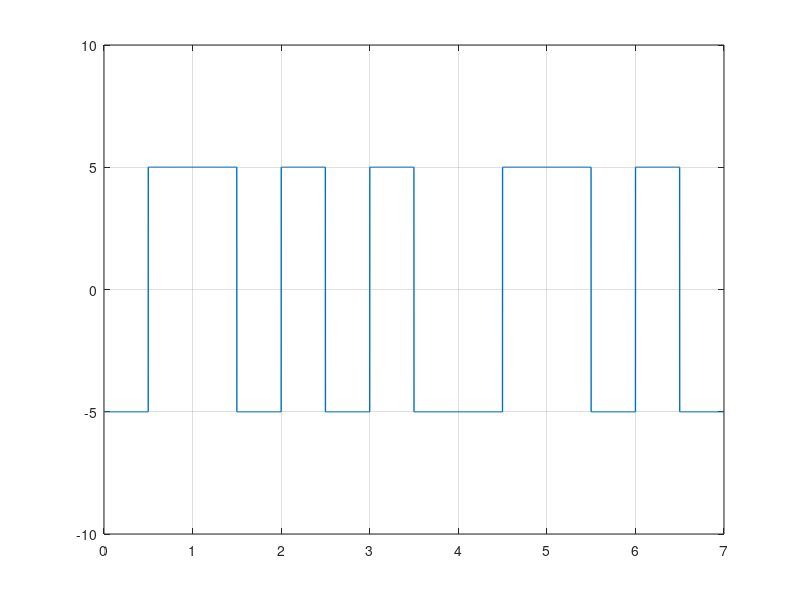

Reproduce this figure in MATLAB.
clear all;
close all;

bits = [1 0 1 1 0 0 1];

#modulation
bitrate  = 1;
voltage  = 5;
samplingRate = 1000;
samplingTime = 1/samplingRate;
endTime = length(bits)/bitrate;
time = 0:samplingTime:endTime;
index = 1;
sign = 1;
if(bits(index)==1)
sign = -sign;
endif

for i=1:length(time)
  modulation(i) = sign*voltage;
  if(bitrate*time(i)>=index-1/2)
    modulation(i) = -(modulation(i));
    endif
  if(bitrate*time(i)>=index)
  index=index+1;
  if(index<=length(bits) && bits(index)==0)
  sign = -sign;
endif
endif
endfor
plot(time, modulation, "LineWidth", 1);
axis([0 endTime -voltage-5 voltage+5]);
grid on;


%demodulation
index = 1;
last = voltage;
for i=1:length(modulation)
  if(modulation(i) == last && bitrate*time(i)<index-1/2)
    demodulation(index) = 0;
    endif
  if(modulation(i) == -last && bitrate*time(i)<index-1/2)
    demodulation(index) = 1;

endif
  if(bitrate*time(i)>=index)
  last = modulation(i);
  index+=1;

endif
endfor
disp(demodulation);

